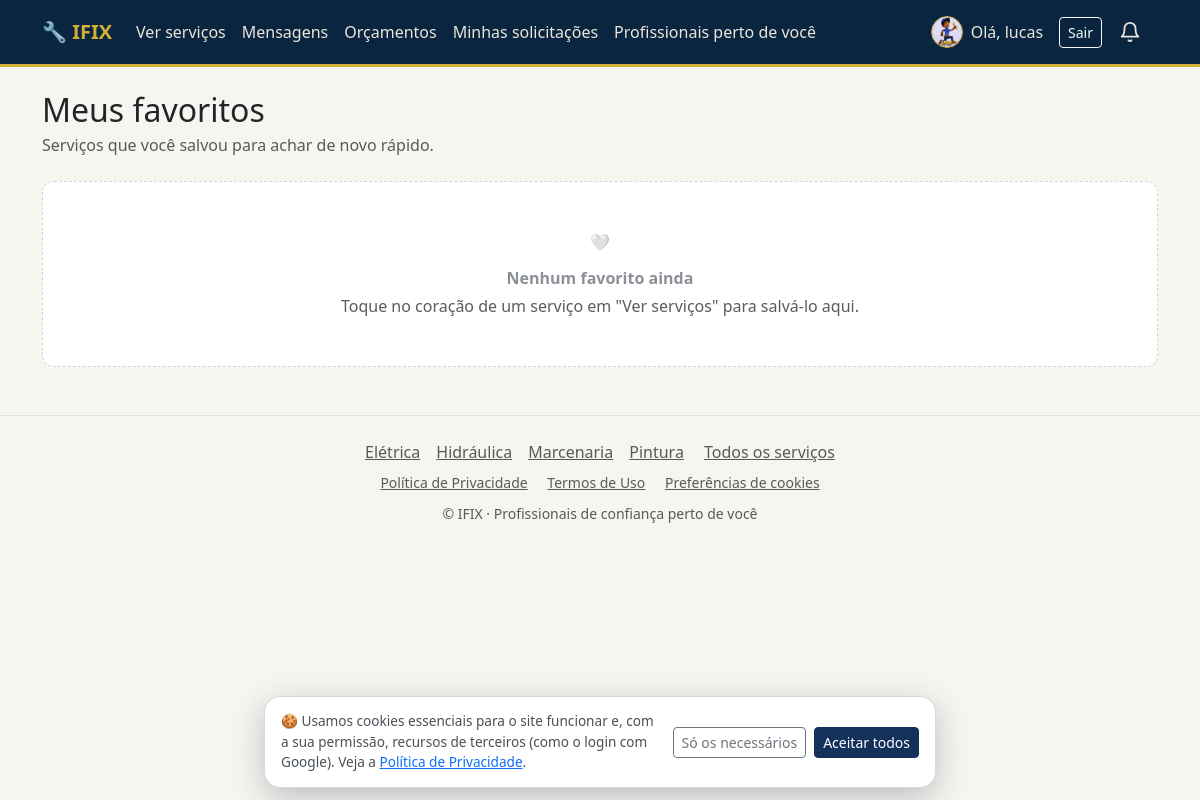
/servicos/favoritos/ (signed in), run on the app's committed database.
### accounts/models.py (models this page shows, shortened)
class Profile(models.Model):
    TIPO_USUARIO = 'usuario'
    TIPO_PROFISSIONAL = 'profissional'
    TIPO_CHOICES = (
        (TIPO_USUARIO, 'Usuário'),
        (TIPO_PROFISSIONAL, 'Profissional'),
    )
    user = models.OneToOneField(
        settings.AUTH_USER_MODEL,
        on_delete=models.CASCADE,
        related_name='profile',
    )
    tipo = models.CharField(max_length=15, choices=TIPO_CHOICES, verbose_name='Tipo de conta')
    telefone = models.CharField(max_length=20, blank=True, verbose_name='Telefone')
    cep = models.CharField(max_length=9, blank=True, verbose_name='CEP')
    latitude = models.FloatField(null=True, blank=True, verbose_name='Latitude')
    longitude = models.FloatField(null=True, blank=True, verbose_name='Longitude')
    endereco = models.CharField(max_length=255, blank=True, verbose_name='Endereço')
    numero = models.CharField(max_length=10, blank=True, verbose_name='Número')
    complemento = models.CharField(max_length=100, blank=True, verbose_name='Complemento')
    bairro = models.CharField(max_length=120, blank=True, verbose_name='Bairro')
    cidade = models.CharField(max_length=120, blank=True, verbose_name='Cidade')
    uf = models.CharField(max_length=2, blank=True, verbose_name='UF')
    cidade_slug = models.SlugField(
        max_length=140, blank=True, db_index=True,
        help_text='Gerado sozinho a partir da cidade - usado nas páginas "Eletricista em Campinas".',
    )
    foto = models.FileField(upload_to='fotos_perfil/', blank=True, verbose_name='Foto de perfil')
    especialidades = models.ManyToManyField(
        'services.CategoriaServico',
        blank=True,
        related_name='profissionais',
        verbose_name='Especialidades/Áreas de atuação',
        help_text='Preenchido apenas para contas de profissionais. Um profissional pode atuar em mais de uma área.',
    )
    chave_pix = models.CharField(
        max_length=140, blank=True, verbose_name='Chave Pix para receber',
        help_text='Só para profissionais: chave (CPF, e-mail, telefone ou aleatória) onde o IFIX repassa o valor dos serviços concluídos.',
    )
    termos_aceitos = models.BooleanField(
        default=False,
        verbose_name='Termo de Condições de Uso aceito',
        help_text='Indica se o usuário já leu e aceitou o Termo de Condições de Uso e Prestação de Serviços.',
    )
    termos_aceitos_em = models.DateTimeField(
        null=True, blank=True,
        verbose_name='Data/hora do aceite do Termo',
    )
    site_url = models.URLField(
        max_length=200, blank=True, verbose_name='Link da sua página/site (opcional)',
        help_text='Só profissionais. Aparece na sua página pública (ex.: https://meusite.com.br).',
    )
    VERIF_NAO_ENVIADO = 'nao_enviado'
    VERIF_PENDENTE = 'pendente'
    VERIF_VERIFICADO = 'verificado'
    VERIF_RECUSADO = 'recusado'
    VERIF_CHOICES = (
        (VERIF_NAO_ENVIADO, 'Não enviado'),
        (VERIF_PENDENTE, 'Aguardando análise'),
        (VERIF_VERIFICADO, 'Verificado'),
        (VERIF_RECUSADO, 'Recusado'),
    )
    documento = models.FileField(
        upload_to=caminho_verificacao, storage=armazenamento_privado, blank=True,
        verbose_name='Documento com foto (RG/CNH)',
    )
    foto_verificacao = models.FileField(
        upload_to=caminho_verificacao, storage=armazenamento_privado, blank=True,
        verbose_name='Foto do rosto (selfie)',
    )
    verificacao_status = models.CharField(
        max_length=12, choices=VERIF_CHOICES, default=VERIF_NAO_ENVIADO,
        verbose_name='Situação da verificação',
    )
    verificacao_enviada_em = models.DateTimeField(null=True, blank=True, verbose_name='Enviado em')
    verificado_em = models.DateTimeField(null=True, blank=True, verbose_name='Verificado em')
    verificado_por = models.ForeignKey(
        settings.AUTH_USER_MODEL, null=True, blank=True, on_delete=models.SET_NULL,
        related_name='verificacoes_feitas', verbose_name='Verificado por',
    )
    verificacao_motivo_recusa = models.TextField(blank=True, verbose_name='Motivo da recusa')
    criado_em = models.DateTimeField(auto_now_add=True)
    class Meta:
        verbose_name = 'Perfil'
        verbose_name_plural = 'Perfis'
    @property
    def is_profissional(self):
        return self.tipo == self.TIPO_PROFISSIONAL
    @property
    def verificado(self):
        return self.is_profissional and self.verificacao_status == self.VERIF_VERIFICADO
    @property
    def is_usuario(self):
        return self.tipo == self.TIPO_USUARIO

### services/models.py (models this page shows, shortened)
class CategoriaServico(models.Model):
    nome = models.CharField(max_length=100, unique=True)
    slug = models.SlugField(max_length=110, unique=True, blank=True)
    icone = models.CharField(
        max_length=30, blank=True,
        help_text='Nome de um emoji/ícone simples para exibir na listagem.',
    )
    class Meta:
        verbose_name = 'Categoria de serviço'
        verbose_name_plural = 'Categorias de serviço'
        ordering = ['nome']
    def get_absolute_url(self):
        return reverse('services:servico_categoria', args=[self.slug])

### services/views.py (the view)
# urls.py: path('favoritos/', views.favoritos_lista, name='favoritos_lista'),
@user_required
def favoritos_lista(request):
    favoritos = Favorito.objects.filter(usuario=request.user).select_related(
        'servico', 'servico__categoria', 'servico__profissional', 'servico__profissional__profile',
    ).annotate(
        avaliacao_media=Avg('servico__profissional__avaliacoes_recebidas__estrelas'),
        total_avaliacoes=Count('servico__profissional__avaliacoes_recebidas', distinct=True),
    )
    for favorito in favoritos:
        favorito.servico.avaliacao_estrelas = estrelas_da_media(favorito.avaliacao_media)
    return render(request, 'services/favoritos_lista.html', {'favoritos': favoritos})

### accounts/context_processors.py (called while the page is built)
def google_login(request):
    client_id = getattr(settings, 'GOOGLE_OAUTH_CLIENT_ID', '')
    return {
        'google_client_id': client_id,
        'google_login_habilitado': bool(client_id),
    }

### services/context_processors.py (called while the page is built)
def mensagens_nao_lidas_qs(user):
    return MensagemSolicitacao.objects.filter(
        Q(solicitacao__usuario=user) | Q(solicitacao__servico__profissional=user),
        lida=False,
    ).exclude(autor=user).exclude(
        solicitacao__status=SolicitacaoServico.STATUS_CONCLUIDO,
        solicitacao__avaliacao__isnull=False,
    )

def contagens_do_usuario(user):
    return {
        'mensagens': mensagens_nao_lidas_qs(user).count(),
        'solicitacoes': SolicitacaoServico.objects.filter(
            servico__profissional=user, status=SolicitacaoServico.STATUS_PENDENTE,
        ).count(),
        'orcamentos': Orcamento.objects.filter(
            solicitacao__usuario=user,
            solicitacao__status=SolicitacaoServico.STATUS_CONFIRMADO,
            visualizado_pelo_cliente=False,
        ).count() + SolicitacaoServico.objects.filter(
            servico__profissional=user,
            status=SolicitacaoServico.STATUS_CONFIRMADO,
            visita_concluida_em__isnull=False,
            orcamento__isnull=True,
        ).count(),
    }

def dados_do_sino(user):
    acoes = acoes_pendentes(user)
    nao_lidas = list(user.notificacoes.filter(lida=False)[:8])
    total_nao_lidas = user.notificacoes.filter(lida=False).count()
    total = total_nao_lidas + len(acoes['pedidos']) + len(acoes['reagendamentos']) + len(acoes['orcamentos'])
    assinatura = '-'.join(str(x) for x in (
        total,
        nao_lidas[0].pk if nao_lidas else 0,
        ','.join(str(p.pk) for p in acoes['pedidos']),
        ','.join(str(r.pk) for r in acoes['reagendamentos']),
        ','.join(str(o.pk) for o in acoes['orcamentos']),
    ))
    return {
        'sino_acoes': acoes,
        'sino_notificacoes': nao_lidas,
        'sino_total': total,
        'sino_assinatura': assinatura,
    }

### services/pagamentos/__init__.py (called while the page is built)
def habilitado():
    return bool(getattr(settings, 'PIX_HABILITADO', False))

### services/templates/services/favoritos_lista.html (shortened to what this page needs)
{% extends "base.html" %}
{% block content %}
<h1 class="h2 mb-1">Meus favoritos</h1>
<p class="text-muted mb-4">Serviços que você salvou para achar de novo rápido.</p>
<div class="service-grid" id="service-grid">
    {% for favorito in favoritos %}
        {% with servico=favorito.servico %}
        <div class="card card-servico h-100 shadow-sm">
            <div class="card-body d-flex flex-column align-items-center text-center">
                <form method="post" action="{% url 'services:favorito_toggle' servico.pk %}" class="favorito-form">
                    {% csrf_token %}
                    <input type="hidden" name="next" value="{{ request.get_full_path }}">
                    <button type="submit" class="favorito-btn is-favorito" aria-label="Remover dos favoritos" title="Remover dos favoritos">
                        <svg viewBox="0 0 24 24" width="18" height="18"><path d="M12 21s-7.5-4.7-10-9C.3 8.5 2 4.5 6 4.5c2 0 3.5 1 4.5 2.5.9 0.9 1.5 0.9 2.5 0C13.5 5.5 15 4.5 17 4.5c4 0 5.7 4 4 7.5-2.5 4.3-10 9-10 9z"/></svg>
                    </button>
                </form>
                <div class="service-provider-photo">
                    {% if servico.profissional.profile.foto %}
                        <img loading="lazy" decoding="async" src="{{ servico.profissional.profile.foto.url }}" alt="Foto de {{ servico.profissional.get_full_name|default:servico.profissional.username }}">
                    {% else %}
                        <span>{{ servico.profissional.username|first|upper }}</span>
                    {% endif %}
                </div>
                <h2 class="card-title h5 mb-1"><a class="text-decoration-none text-reset" href="{% url 'services:servico_detail' servico.slug %}">{{ servico.profissional.get_full_name|default:servico.profissional.username }}</a></h2>
                <div class="professional-rating mb-2" aria-label="Avaliação do profissional">
                    {% if favorito.total_avaliacoes %}
                        <span class="rating-stars" aria-label="{{ favorito.avaliacao_media|floatformat:1 }} de 5 estrelas">{{ servico.avaliacao_estrelas }}</span>
                        <span class="rating-score">{{ favorito.avaliacao_media|floatformat:1 }} ({{ favorito.total_avaliacoes }})</span>
                    {% else %}
                        <span class="rating-score">Sem avaliações ainda</span>
                    {% endif %}
                </div>
                <div class="service-tag-row mb-3">
                    <span class="badge-categoria">{% if servico.categoria.icone %}{{ servico.categoria.icone }} {% endif %}{{ servico.categoria.nome }}{% if servico.subservico %} &middot; {{ servico.subservico }}{% endif %}</span>
                </div>
                <div class="service-price-row mb-3">
                    <span class="text-muted service-price-label">Preço da visita</span>
                    <strong>{{ servico.faixa_preco }}</strong>
                    <span class="text-muted">{{ servico.duracao_minutos }} min</span>
                </div>
                <a href="{% url 'services:servico_solicitar' servico.pk %}" class="btn btn-primary w-100">Contratar de novo</a>
            </div>
        </div>
        {% endwith %}
    {% empty %}
        <div class="service-empty-state">
            <span class="chat-empty-icon">🤍</span>
            <div>
                <strong class="d-block mb-1">Nenhum favorito ainda</strong>
                <span class="text-muted">Toque no coração de um serviço em "Ver serviços" para salvá-lo aqui.</span>
            </div>
        </div>
    {% endfor %}
</div>
{% endblock %}

### templates/base.html (shortened to what this page needs)
{% load static %}
<!DOCTYPE html>
<html lang="pt-br">
<head>
    <link href="https://cdn.jsdelivr.net/npm/bootstrap@5.3.3/dist/css/bootstrap.min.css" rel="stylesheet">
    <link href="{% static 'css/style.css' %}?v=84" rel="stylesheet">
</head>
<body class="{% if request.resolver_match %}has-bottom-nav{% endif %}">
<nav class="navbar navbar-expand-lg navbar-dark bg-dark mb-4">
    <div class="container">
        <a class="navbar-brand fw-bold" href="{% url 'home' %}">🔧 IFIX</a>
        {% include "_sino.html" %}
        <div class="collapse navbar-collapse" id="nav">
            <ul class="navbar-nav me-auto">
                <li class="nav-item">
                    <a class="nav-link " href="{% url 'services:servico_list' %}">Ver serviços</a>
                </li>
                {% if user.is_authenticated %}
                    <li class="nav-item">
                        <a class="nav-link {% if '/servicos/mensagens/' in request.path or '/conversa/' in request.path %}active{% endif %}" href="{% url 'services:mensagens' %}">
                            Mensagens <span class="badge text-bg-danger" data-live="mensagens" {% if not total_mensagens_nao_lidas %}hidden{% endif %}>{{ total_mensagens_nao_lidas }}</span>
                        </a>
                    </li>
                    {% if tem_orcamentos_visiveis %}
                        <li class="nav-item">
                            <a class="nav-link " href="{% url 'services:orcamentos_lista' %}">
                                Orçamentos <span class="badge text-bg-danger" data-live="orcamentos" {% if not total_orcamentos_novos %}hidden{% endif %}>{{ total_orcamentos_novos }}</span>
                            </a>
                        </li>
                    {% endif %}
                {% endif %}
                {% if user.is_authenticated and user.profile.is_usuario %}
                    <li class="nav-item"><a class="nav-link {% if request.resolver_match.url_name == 'minhas_solicitacoes' %}active{% endif %}" href="{% url 'services:minhas_solicitacoes' %}">Minhas solicitações</a></li>
                    <li class="nav-item"><a class="nav-link {% if request.resolver_match.url_name == 'mapa_profissionais' %}active{% endif %}" href="{% url 'services:mapa_profissionais' %}">Profissionais perto de você</a></li>
                {% endif %}
            </ul>
            <ul class="navbar-nav align-items-lg-center">
                {% if user.is_authenticated %}
                    <li class="nav-item d-flex align-items-center">
                        <a class="nav-link d-flex align-items-center gap-2 mb-0 {% if request.resolver_match.url_name == 'profile_edit' %}active{% endif %}" href="{% url 'accounts:profile_edit' %}">
                            {% if user.profile.foto %}
                                <img src="{{ user.profile.foto.url }}" alt="Foto de perfil" class="profile-avatar">
                            {% else %}
                                <span class="profile-avatar profile-avatar-placeholder" aria-label="Sem foto de perfil">{{ user.username|first|upper }}</span>
                            {% endif %}
                            Olá, {{ user.first_name|default:user.username }}
                        </a>
                        <form method="post" action="{% url 'accounts:logout' %}" class="d-inline ms-2">
                            <button type="submit" class="btn btn-outline-light btn-sm">Sair</button>
                        </form>
                    </li>
                {% endif %}
            </ul>
        </div>
    </div>
</nav>
<div class="container mb-5">
    {% block content %}{% endblock %}
</div>
<footer class="text-center text-muted py-4 border-top">
    <nav aria-label="Categorias de serviço" class="mb-2">
        {% for cat in categorias_rodape %}<a class="text-muted mx-2" href="{{ cat.get_absolute_url }}">{{ cat.nome }}</a>{% endfor %}
        <a class="text-muted mx-2" href="{% url 'services:servico_list' %}">Todos os serviços</a>
    </nav>
    <nav aria-label="Informações legais" class="mb-2 small">
        <a class="text-muted mx-2 text-nowrap" href="{% url 'privacidade' %}">Política de Privacidade</a>
        <a class="text-muted mx-2 text-nowrap" href="{% url 'termos_clientes' %}">Termos de Uso</a>
        <a class="text-muted mx-2 text-nowrap" href="#" data-cookie-config>Preferências de cookies</a>
    </nav>
    <small>&copy; IFIX &middot; Profissionais de confiança perto de você</small>
</footer>
{% include "_cookie_banner.html" %}
</body>
</html>

### data on the page
CategoriaServico: nome "Elétrica"
CategoriaServico: nome "Hidráulica"
CategoriaServico: nome "Marcenaria"
CategoriaServico: nome "Pintura"

### other printed values
{{ user.first_name|default:user.username }} "lucas"
